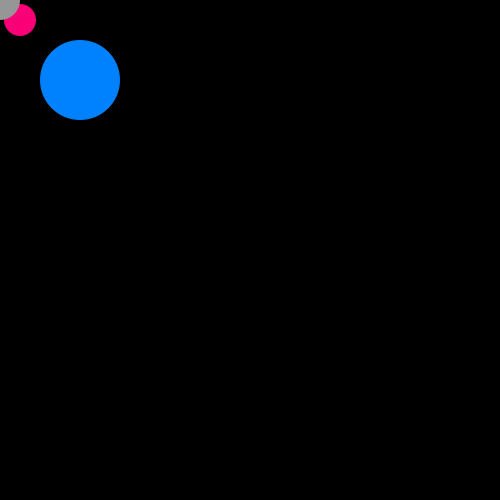
Frame 1 (no input)
Frame 60 (the mouse pressed at the canvas centre just before this capture): identical to frame 1, image omitted
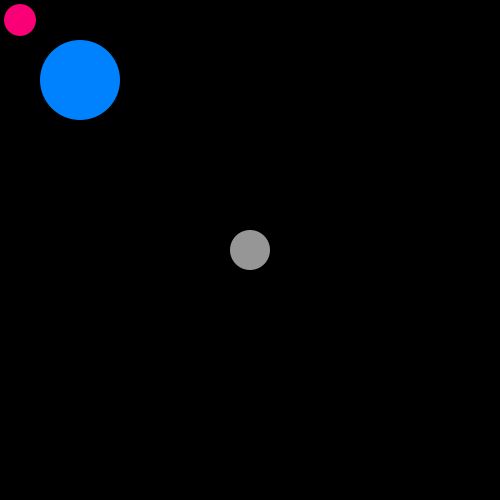
Frame 120 (the mouse held since frame 60 and released just before this capture)

The Processing sketch that drew these frames (run headless with seeded random() and noise(); from frame 60 on, the mouse is pressed at the canvas centre):

// Processing sketch: aug10c_fn
// ── aug10c_fn.pde
//function have 3 parts
// return type
// 
//
//void setup> draw> custom fn
//
//arguments eg, rgb h w 
//parameter is fn passing certain value to the arguments


//example

//void draw(){
//  drawPinkCircle(40,40,12,color(0,138,253);
//}
//
//void drawPinkCircle(int circX,int circY, int diameter,color c){
//  noStroke;
//  fill(c);
//  ellipse(circX,circY,diameter,diameter);
//}
  
  
//setup never loop
//draw always loop
//
// wanna change the flow? try no loop



void setup(){
  size(500,500);
  smooth();
}

void draw(){
  background(0);
  drawCircle(20,20,32,color(250,0,119));
  drawCircle(80,80,80,color(0,130,255));
  drawCircle(mouseX,mouseY,40,color(150));
}

void drawCircle(int circX,int circY,int circdia,color c){
  noStroke();
  fill(c);
  ellipse(circX,circY,circdia,circdia);
}
